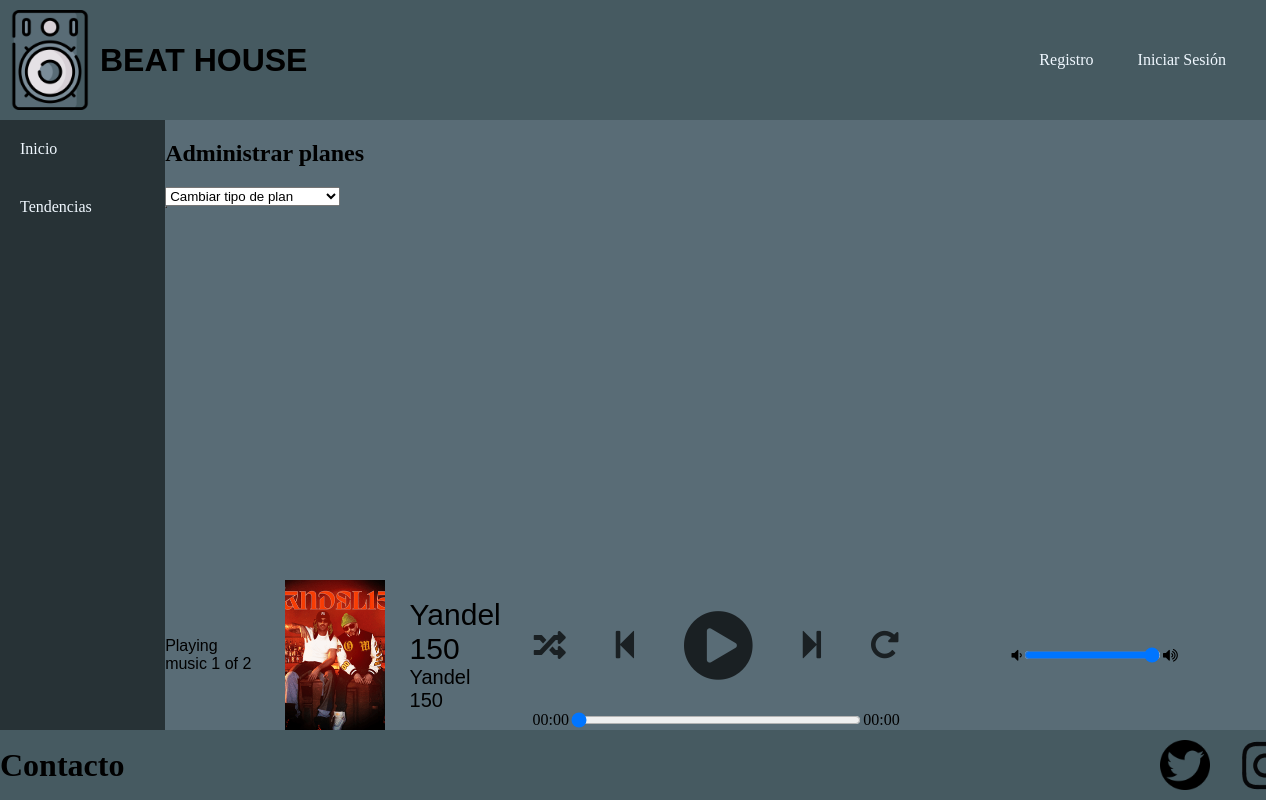
The page /GestionPlan.php on the database as committed earlier.
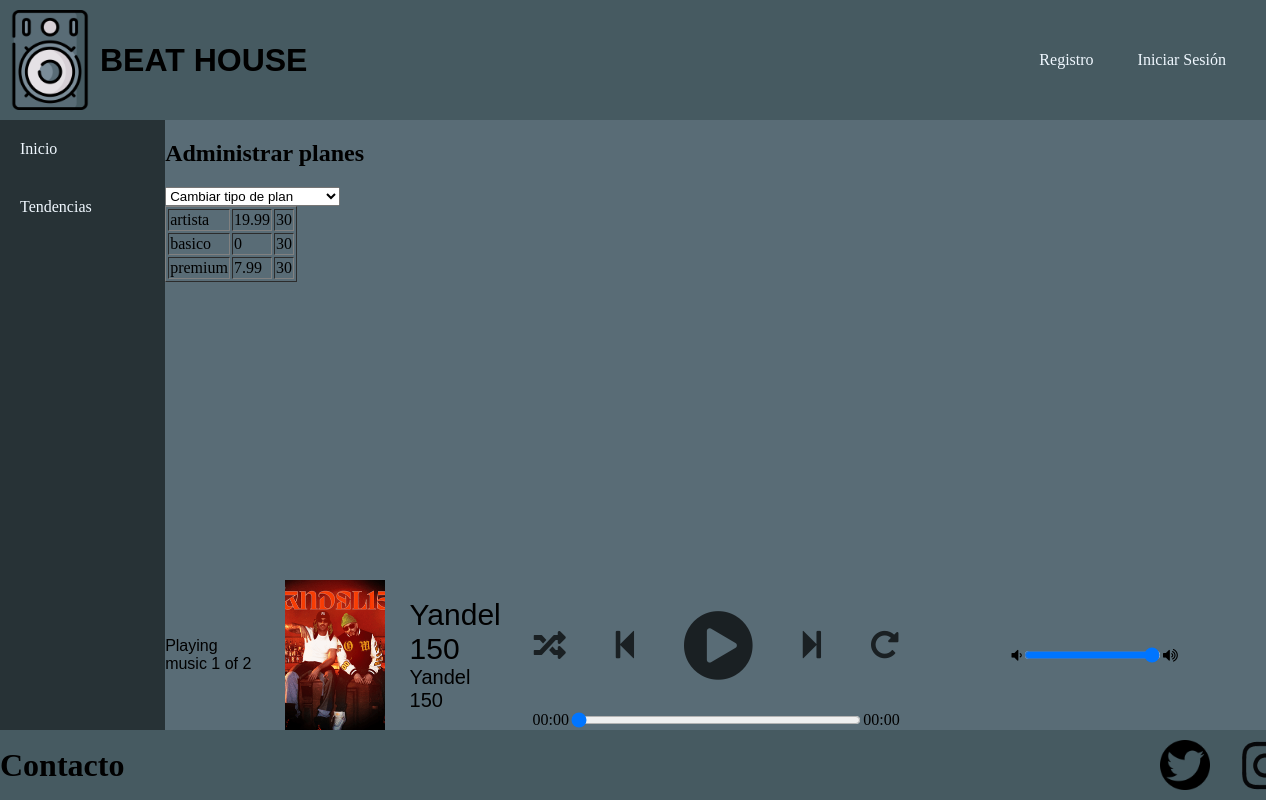
The same page on the database as committed later.
### tables this page shows
CREATE TABLE `plandepago` (
  `tipoPlan` varchar(20) NOT NULL,
  `precio` float NOT NULL,
  `duracionPlan` varchar(20) NOT NULL
);

### GestionPlan.php (the view, shortened to what this page needs)
<?php
    $db = Aplicacion::getInstance()->getConexionBd();
    $consulta = "SELECT * FROM plandepago";
    $resultado = $db->query($consulta);
    $contenidoTabla = "<table border='1'>";
    while ($fila = $resultado->fetch_assoc()) {
        $contenidoTabla .= "<tr>";
        $contenidoTabla .= "<td>".$fila['tipoPlan']."</td>";
        $contenidoTabla .= "<td>".$fila['precio']."</td>";
        $contenidoTabla .= "<td>".$fila['duracionPlan']."</td>";
        $contenidoTabla .= "</tr>";
    }
    $contenidoTabla .= "</table>";
    $contenidoPrincipal = <<<EOS
        <h1>Administrar planes</h1>
        <select name="operacion">
            <option value='CambiarPlan'>Cambiar tipo de plan</option>
            <option value='CambiarDuracion'>Cambiar duracion de plan</option>
            <option value='CambiarPrecio'>Cambiar precio de plan</option>
        </select>
    EOS;
    require RAIZ_APP."/vistas/plantillas/plantilla.php";
?>

Rows that differ between the two databases and show on the page:
added plandepago: tipoPlan "artista", precio "19.99", duracionPlan "30"
added plandepago: tipoPlan "basico", precio "0", duracionPlan "30"
added plandepago: tipoPlan "premium", precio "7.99", duracionPlan "30"
